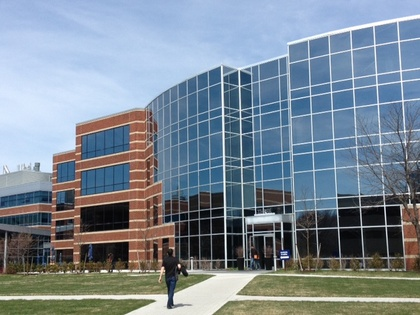
%> input picture תרגיל בית 3/building/building1.JPG, 420 x 315 px, shrunk from 640 x 480 before the run
$ octave hw3_2.m   (GNU Octave 9; MATLAB toolbox functions it lacks are replaced by stand-ins)
%> lines starting %> are read from the running program, lines starting %| are printed output that depends on the picture
### תרגיל בית 3/sift/sift.m
function [frames,descriptors,gss,dogss]=sift(I,varargin)
% SIFT Extract SIFT features
%   [FRAMES,DESCR]=SIFT(I) extracts the SIFT frames FRAMES and their
%   descriptors DESCR from the image I.
%
%   The image I must be gray-scale, of storage class DOUBLE and
%   ranging in [0,1].
%
%   FRAMES is a 4xK matrix storing one SIFT frame per column. Its
%   format is:
%
%     FRAMES(1:2,k)  center (X,Y) of the frame k,
%     FRAMES(3,k)    scale SIGMA of the frame k,
%     FRAMES(4,k)    orientation THETA of the frame k.
%
%   Note that the X,Y center coordinates are (0,0) based, contrary to
%   the standard MATLAB convention that uses (1,1) as the top-left
%   image coordiante. The plotting function PLOTSIFTFRAME() and
%   PLOTSIFTDESCRIPTOR() automatically shift the keypoints to the
%   default (1,1) reference.
%
%   DESCR is a DxK matrix stores one descriptor per columm (usually
%   D=128).
%
%   [FRAMES,DESCR,GSS,DOGSS]=SIFT(...) returns the Gaussian and
%   Difference of Gaussians scale spaces computed by the algorithm.
%
%   The function accepts the following option-value pairs:
%
%   Verbosity - Verbosity level [{0},1]
%     0 = quiet, 1 = print detailed progress report
%
%   BoundaryPoint - Remove frames on the image boundaries [0,{1}]
%     Remove points whose descriptor intersects the boundary.
%
%   NumOctaves - Number of octaves [1,2,...]
%     Number of octaves of the Gaussian scale space. By default it is
%     computed to cover all possible feature sizes.
%
%   FirstOctave - Index of the first octave [...,-1,{0},+1,...]
%     Setting the parameter to -1 has the effect of doubling the image
%     before computing the scale space.
%
%   NumLevels - [1,2,...]
%     Number of scale levels within each octave.
%
%   Sigma0 - Base smoothing [pixels]
%     Smoothing of the level 0 of octave 0 of the scale space. By
%     default it is set to be equivalent to the value 1.6 of [1].
%     Since however 1.6 is the smoothing of the level -1 and Simga0
%     of the level 0, the actual value is NOT 1.6.
%
%   SigmaN - Nominal smoothing [pixels, {0.5}]
%     Nominal smoothing of the input image.
%
%   Threshold - Strenght threshold [>= 0, {0.01}]
%     Maxima of the DOG scale space [1] below this threshold are
%     ignored. Smaller values accept more features.
%
%   EdgeThreshold - Localization threshold [>= 0, {10}]
%     Feature which have flattness score [1] above this threshold are
%     ignored. Bigger values accept more features.
%
%   Magnif - Descriptor window magnification
%     See SIFTDESCRIPTOR().
%
%   NumSpatialBins - Number of spatial bins [2,{4},6,...]
%     See SIFTDESCRIPTOR().
%
%   NumOrientbins - Number of orientation bins [1,2,...,{8},...]
%     See SIFTDESCRIPTOR().
%
%  REFERENCES
%  [1] D. G. Lowe, "Distinctive image features from scale-invariant
%      keypoints," IJCV, vol. 2, no. 60, pp. 91 110, 2004.
%
%   See also GAUSSIANSS(), DIFFSS(), PLOTSIFTFRAME(), PLOTSIFTDESCRIPTOR(),
%            SIFTDESCRIPTOR(), SIFTMATCH().
%

% AUTORIGHTS
% Copyright (c) 2006 The Regents of the University of California.
% All Rights Reserved.
%
% Created by Andrea Vedaldi
% UCLA Vision Lab - Department of Computer Science
%
% Permission to use, copy, modify, and distribute this software and its
% documentation for educational, research and non-profit purposes,
% without fee, and without a written agreement is hereby granted,
% provided that the above copyright notice, this paragraph and the
% following three paragraphs appear in all copies.
%
% This software program and documentation are copyrighted by The Regents
% of the University of California. The software program and
% documentation are supplied "as is", without any accompanying services
% from The Regents. The Regents does not warrant that the operation of
% the program will be uninterrupted or error-free. The end-user
% understands that the program was developed for research purposes and
% is advised not to rely exclusively on the program for any reason.
%
% This software embodies a method for which the following patent has
% been issued: "Method and apparatus for identifying scale invariant
% features in an image and use of same for locating an object in an
% image," David G. Lowe, US Patent 6,711,293 (March 23,
% 2004). Provisional application filed March 8, 1999. Asignee: The
% University of British Columbia.
%
% IN NO EVENT SHALL THE UNIVERSITY OF CALIFORNIA BE LIABLE TO ANY PARTY
% FOR DIRECT, INDIRECT, SPECIAL, INCIDENTAL, OR CONSEQUENTIAL DAMAGES,
% INCLUDING LOST PROFITS, ARISING OUT OF THE USE OF THIS SOFTWARE AND
% ITS DOCUMENTATION, EVEN IF THE UNIVERSITY OF CALIFORNIA HAS BEEN
% ADVISED OF THE POSSIBILITY OF SUCH DAMAGE. THE UNIVERSITY OF
% CALIFORNIA SPECIFICALLY DISCLAIMS ANY WARRANTIES, INCLUDING, BUT NOT
% LIMITED TO, THE IMPLIED WARRANTIES OF MERCHANTABILITY AND FITNESS FOR
% A PARTICULAR PURPOSE. THE SOFTWARE PROVIDED HEREUNDER IS ON AN "AS IS"
% BASIS, AND THE UNIVERSITY OF CALIFORNIA HAS NO OBLIGATIONS TO PROVIDE
% MAINTENANCE, SUPPORT, UPDATES, ENHANCEMENTS, OR MODIFICATIONS.

% --------------------------------------------------------------------
%                                                  Check the arguments
% --------------------------------------------------------------------
if(nargin < 1)
  error('At least one argument is required.') ;
end

[M,N,C] = size(I) ;

% Lowe's equivalents choices
S      =  3 ;
omin   = -1 ;
O      = floor(log2(min(M,N)))-omin-3 ; % up to 8x8 images
sigma0 = 1.6*2^(1/S) ;                  % smooth lev. -1 at 1.6
sigman = 0.5 ;
thresh = 0.04 / S / 2 ;
r      = 10 ;
NBP    = 4 ;
NBO    = 8 ;
magnif = 3.0 ;

% Parese input
compute_descriptor = 0 ;
discard_boundary_points = 1 ;
verb = 0 ;

for k=1:2:length(varargin)
  switch lower(varargin{k})

    case 'numoctaves'
      O = varargin{k+1} ;

    case 'firstoctave'
      omin = varargin{k+1} ;

    case 'numlevels'
      S = varargin{k+1} ;

    case 'sigma0'
      sigma0 = varargin{k+1} ;

    case 'sigman'
      sigmaN = varargin{k+1} ;

    case 'threshold'
      thresh = varargin{k+1} ;

    case 'edgethreshold'
      r = varargin{k+1} ;

    case 'boundarypoint'
     discard_boundary_points = varargin{k+1} ;

    case 'numspatialbins'
      NBP = varargin{k+1} ;

    case 'numorientbins'
      NBO = varargin{k+1} ;

    case 'magnif'
      magnif = varargin{k+1} ;

    case 'verbosity'
     verb = varargin{k+1} ;

    otherwise
      error(['Unknown parameter ''' varargin{k} '''.']) ;
  end
end

% Arguments sanity check
if C > 1
  error('I should be a grayscale image') ;
end

frames      = [] ;
descriptors = [] ;

% --------------------------------------------------------------------
%                                         SIFT Detector and Descriptor
% --------------------------------------------------------------------

% Compute scale spaces
if verb>0, fprintf('SIFT: computing scale space...') ; tic ; end

gss = gaussianss(I,sigman,O,S,omin,-1,S+1,sigma0) ;

if verb>0, fprintf('(%.3f s gss; ',toc) ; tic ; end

dogss = diffss(gss) ;

if verb > 0, fprintf('%.3f s dogss) done\n',toc) ; end
if verb > 0
  fprintf('SIFT scale space parameters [PropertyName in brackets]\n');
  fprintf('  sigman [SigmaN]        : %f\n', sigman) ;
  fprintf('  sigma0 [Sigma0]        : %f\n', dogss.sigma0) ;
  fprintf('       O [NumOctaves]    : %d\n', dogss.O) ;
  fprintf('       S [NumLevels]     : %d\n', dogss.S) ;
  fprintf('    omin [FirstOctave]   : %d\n', dogss.omin) ;
  fprintf('    smin                 : %d\n', dogss.smin) ;
  fprintf('    smax                 : %d\n', dogss.smax) ;
  fprintf('SIFT detector parameters\n')
  fprintf('  thersh [Threshold]     : %e\n', thresh) ;
  fprintf('       r [EdgeThreshold] : %.3f\n', r) ;
  fprintf('SIFT descriptor parameters\n')
  fprintf('  magnif [Magnif]        : %.3f\n', magnif) ;
  fprintf('     NBP [NumSpatialBins]: %d\n', NBP) ;
  fprintf('     NBO [NumOrientBins] : %d\n', NBO) ;
end

for o=1:gss.O
  if verb > 0
    fprintf('SIFT: processing octave %d\n', o-1+omin) ;
                tic ;
  end

  % Local maxima of the DOG octave
  % The 80% tricks discards early very weak points before refinement.
  idx = siftlocalmax(  dogss.octave{o}, 0.8*thresh  ) ;
  idx = [idx , siftlocalmax( - dogss.octave{o}, 0.8*thresh)] ;

  K=length(idx) ;
  [i,j,s] = ind2sub( size( dogss.octave{o} ), idx ) ;
  y=i-1 ;
  x=j-1 ;
  s=s-1+dogss.smin ;
  oframes = [x(:)';y(:)';s(:)'] ;

  if verb > 0
    fprintf('SIFT: %d initial points (%.3f s)\n', ...
      size(oframes, 2), toc) ;
    tic ;
  end

  % Remove points too close to the boundary
  if discard_boundary_points
    % radius = maginf * sigma * NBP / 2
    % sigma = sigma0 * 2^s/S

    rad = magnif * gss.sigma0 * 2.^(oframes(3,:)/gss.S) * NBP / 2 ;
    sel=find(...
      oframes(1,:)-rad >= 1                     & ...
      oframes(1,:)+rad <= size(gss.octave{o},2) & ...
      oframes(2,:)-rad >= 1                     & ...
      oframes(2,:)+rad <= size(gss.octave{o},1)     ) ;
    oframes=oframes(:,sel) ;

    if verb > 0
      fprintf('SIFT: %d away from boundary\n', size(oframes,2)) ;
      tic ;
    end
  end

  % Refine the location, threshold strength and remove points on edges
  oframes = siftrefinemx(...
    oframes, ...
    dogss.octave{o}, ...
    dogss.smin, ...
    thresh, ...
    r) ;

  if verb > 0
    fprintf('SIFT: %d refined (%.3f s)\n', ...
            size(oframes,2),toc) ;
    tic ;
  end

  % Compute the oritentations
  oframes = siftormx(...
    oframes, ...
    gss.octave{o}, ...
    gss.S, ...
    gss.smin, ...
    gss.sigma0 ) ;

  % Store frames
  x     = 2^(o-1+gss.omin) * oframes(1,:) ;
  y     = 2^(o-1+gss.omin) * oframes(2,:) ;
  sigma = 2^(o-1+gss.omin) * gss.sigma0 * 2.^(oframes(3,:)/gss.S) ;
  frames = [frames, [x(:)' ; y(:)' ; sigma(:)' ; oframes(4,:)] ] ;


  % Descriptors
  if nargout > 1
    if verb > 0
      fprintf('SIFT: computing descriptors...') ;
      tic ;
    end

    sh = siftdescriptor(...
      gss.octave{o}, ...
      oframes, ...
      gss.sigma0, ...
      gss.S, ...
      gss.smin, ...
      'Magnif', magnif, ...
      'NumSpatialBins', NBP, ...
      'NumOrientBins', NBO) ;

    descriptors = [descriptors, sh] ;

    if verb > 0, fprintf('done (%.3f s)\n',toc) ; end
  end
end

### תרגיל בית 3/sift/gaussianss.m
function SS = gaussianss(I,sigman,O,S,omin,smin,smax,sigma0)
% GAUSSIANSS
%   SS = GAUSSIANSS(I,SIGMAN,O,S,OMIN,SMIN,SMAX,SIGMA0) returns the
%   Gaussian scale space of image I. Image I is assumed to be
%   pre-smoothed at level SIGMAN. O,S,OMIN,SMIN,SMAX,SIGMA0 are the
%   parameters of the scale space as explained in PDF:SIFT.USER.SS.
%
%   See also DIFFSS(), PDF:SIFT.USER.SS.

% History
%  4-15-2006  Fixed some comments

% AUTORIGHTS
% Copyright (c) 2006 The Regents of the University of California.
% All Rights Reserved.
%
% Created by Andrea Vedaldi
% UCLA Vision Lab - Department of Computer Science
%
% Permission to use, copy, modify, and distribute this software and its
% documentation for educational, research and non-profit purposes,
% without fee, and without a written agreement is hereby granted,
% provided that the above copyright notice, this paragraph and the
% following three paragraphs appear in all copies.
%
% This software program and documentation are copyrighted by The Regents
% of the University of California. The software program and
% documentation are supplied "as is", without any accompanying services
% from The Regents. The Regents does not warrant that the operation of
% the program will be uninterrupted or error-free. The end-user
% understands that the program was developed for research purposes and
% is advised not to rely exclusively on the program for any reason.
%
% This software embodies a method for which the following patent has
% been issued: "Method and apparatus for identifying scale invariant
% features in an image and use of same for locating an object in an
% image," David G. Lowe, US Patent 6,711,293 (March 23,
% 2004). Provisional application filed March 8, 1999. Asignee: The
% University of British Columbia.
%
% IN NO EVENT SHALL THE UNIVERSITY OF CALIFORNIA BE LIABLE TO ANY PARTY
% FOR DIRECT, INDIRECT, SPECIAL, INCIDENTAL, OR CONSEQUENTIAL DAMAGES,
% INCLUDING LOST PROFITS, ARISING OUT OF THE USE OF THIS SOFTWARE AND
% ITS DOCUMENTATION, EVEN IF THE UNIVERSITY OF CALIFORNIA HAS BEEN
% ADVISED OF THE POSSIBILITY OF SUCH DAMAGE. THE UNIVERSITY OF
% CALIFORNIA SPECIFICALLY DISCLAIMS ANY WARRANTIES, INCLUDING, BUT NOT
% LIMITED TO, THE IMPLIED WARRANTIES OF MERCHANTABILITY AND FITNESS FOR
% A PARTICULAR PURPOSE. THE SOFTWARE PROVIDED HEREUNDER IS ON AN "AS IS"
% BASIS, AND THE UNIVERSITY OF CALIFORNIA HAS NO OBLIGATIONS TO PROVIDE
% MAINTENANCE, SUPPORT, UPDATES, ENHANCEMENTS, OR MODIFICATIONS.

% --------------------------------------------------------------------
%                                                  Check the arguments
% --------------------------------------------------------------------
if(nargin < 6)
  error('Six arguments are required.') ;
end

if(~isreal(I) || ndims(I) > 2)
  error('I must be a real two dimensional matrix') ;
end

if(smin >= smax)
  error('smin must be greather or equal to smax') ;
end

% --------------------------------------------------------------------
%                                                           Do the job
% --------------------------------------------------------------------

% Scale multiplicative step
k = 2^(1/S) ;

% Lowe's convention: the scale (o,s)=(0,-1) has standard deviation
% 1.6 (was it variance?)
if(nargin < 7)
  sigma0 = 1.6 * k ;
end

dsigma0 = sigma0 * sqrt(1 - 1/k^2) ; % Scale step factor
sigman  = 0.5 ;                      % Nominal smoothing of the image

% Scale space structure
SS.O          = O ;
SS.S          = S ;
SS.sigma0     = sigma0 ;
SS.omin       = omin ;
SS.smin       = smin ;
SS.smax       = smax ;

% If mino < 0, multiply the size of the image.
% (The rest of the code is consistent with this.)
if omin < 0
  for o=1:-omin
    I = doubleSize(I) ;
  end
elseif omin > 0
  for o=1:omin
    I = halveSize(I) ;
  end
end

[M,N] = size(I) ;

% Index offset
so = -smin+1 ;

% --------------------------------------------------------------------
%                                                         First octave
% --------------------------------------------------------------------
%
% The first level of the first octave has scale index (o,s) =
% (omin,smin) and scale coordinate
%
%    sigma(omin,smin) = sigma0 2^omin k^smin
%
% The input image I is at nominal scale sigman. Thus in order to get
% the first level of the pyramid we need to apply a smoothing of
%
%   sqrt( (sigma0 2^omin k^smin)^2 - sigman^2 ).
%
% As we have pre-scaled the image omin octaves (up or down,
% depending on the sign of omin), we need to correct this value
% by dividing by 2^omin, getting
%e
%   sqrt( (sigma0 k^smin)^2 - (sigman/2^omin)^2 )
%

if(sigma0 * 2^omin * k^smin < sigman)
  warning('The nominal smoothing exceeds the lowest level of the scale space.') ;
end

SS.octave{1} = zeros(M,N,smax-smin+1) ;
SS.octave{1}(:,:,1)  = imsmooth(I, ...
  sqrt((sigma0*k^smin)^2  - (sigman/2^omin)^2)) ;

for s=smin+1:smax
  % Here we go from (omin,s-1) to (omin,s). The extra smoothing
  % standard deviation is
  %
  %  (sigma0 2^omin 2^(s/S) )^2 - (simga0 2^omin 2^(s/S-1/S) )^2
  %
  % Aftred dividing by 2^omin (to take into account the fact
  % that the image has been pre-scaled omin octaves), the
  % standard deviation of the smoothing kernel is
  %
  %   dsigma = sigma0 k^s sqrt(1-1/k^2)
  %
  dsigma = k^s * dsigma0 ;
  SS.octave{1}(:,:,s +so) = ...
    imsmooth(squeeze(...
    SS.octave{1}(:,:,s-1 +so)...
    ), dsigma )  ;
end


% --------------------------------------------------------------------
%                                                        Other octaves
% --------------------------------------------------------------------

for o=2:O
  % We need to initialize the first level of octave (o,smin) from
  % the closest possible level of the previous octave. A level (o,s)
  % in this octave corrsponds to the level (o-1,s+S) in the previous
  % octave. In particular, the level (o,smin) correspnds to
  % (o-1,smin+S). However (o-1,smin+S) might not be among the levels
  % (o-1,smin), ..., (o-1,smax) that we have previously computed.
  % The closest pick is
  %
  %                       /  smin+S    if smin+S <= smax
  % (o-1,sbest) , sbest = |
  %                       \  smax      if smin+S > smax
  %
  % The amount of extra smoothing we need to apply is then given by
  %
  %  ( sigma0 2^o 2^(smin/S) )^2 - ( sigma0 2^o 2^(sbest/S - 1) )^2
  %
  % As usual, we divide by 2^o to cancel out the effect of the
  % downsampling and we get
  %
  %  ( sigma 0 k^smin )^2 - ( sigma0 2^o k^(sbest - S) )^2
  %
  sbest = min(smin + S, smax) ;
  TMP = halveSize(squeeze(SS.octave{o-1}(:,:,sbest+so))) ;
  target_sigma = sigma0 * k^smin ;
    prev_sigma = sigma0 * k^(sbest - S) ;

  if(target_sigma > prev_sigma)
          TMP = imsmooth(TMP, sqrt(target_sigma^2 - prev_sigma^2) ) ;
  end
  [M,N] = size(TMP) ;

  SS.octave{o} = zeros(M,N,smax-smin+1) ;
  SS.octave{o}(:,:,1) = TMP ;

  for s=smin+1:smax
    % The other levels are determined as above for the first octave.
    dsigma = k^s * dsigma0 ;
    SS.octave{o}(:,:,s +so) = ...
      imsmooth(squeeze(...
      SS.octave{o}(:,:,s-1 +so)...
      ), dsigma)  ;
  end

end

% -------------------------------------------------------------------------
%                                                       Auxiliary functions
% -------------------------------------------------------------------------
function J = doubleSize(I)
[M,N]=size(I) ;
J = zeros(2*M,2*N) ;
J(1:2:end,1:2:end) = I ;
J(2:2:end-1,2:2:end-1) = ...
  0.25*I(1:end-1,1:end-1) + ...
  0.25*I(2:end,1:end-1) + ...
  0.25*I(1:end-1,2:end) + ...
  0.25*I(2:end,2:end) ;
J(2:2:end-1,1:2:end) = ...
  0.5*I(1:end-1,:) + ...
    0.5*I(2:end,:) ;
J(1:2:end,2:2:end-1) = ...
  0.5*I(:,1:end-1) + ...
    0.5*I(:,2:end) ;

function J = halveSize(I)
J=I(1:2:end,1:2:end) ;
% [5 lines of commented-out code are left out]

### תרגיל בית 3/sift/diffss.m
function dss = diffss(ss)
% DIFFSS  Difference of scale space
%   DSS=DIFFSS(SS) returns a scale space DSS obtained by subtracting
%   consecutive levels of the scale space SS.
%
%   In SIFT, this function is used to compute the difference of
%   Gaussian scale space from the Gaussian scale space of an image.
%
%   See also GAUSSIANSS(), PDF:SIFT.USER.SS.

% AUTORIGHTS
% Copyright (c) 2006 The Regents of the University of California.
% All Rights Reserved.
%
% Created by Andrea Vedaldi
% UCLA Vision Lab - Department of Computer Science
%
% Permission to use, copy, modify, and distribute this software and its
% documentation for educational, research and non-profit purposes,
% without fee, and without a written agreement is hereby granted,
% provided that the above copyright notice, this paragraph and the
% following three paragraphs appear in all copies.
%
% This software program and documentation are copyrighted by The Regents
% of the University of California. The software program and
% documentation are supplied "as is", without any accompanying services
% from The Regents. The Regents does not warrant that the operation of
% the program will be uninterrupted or error-free. The end-user
% understands that the program was developed for research purposes and
% is advised not to rely exclusively on the program for any reason.
%
% This software embodies a method for which the following patent has
% been issued: "Method and apparatus for identifying scale invariant
% features in an image and use of same for locating an object in an
% image," David G. Lowe, US Patent 6,711,293 (March 23,
% 2004). Provisional application filed March 8, 1999. Asignee: The
% University of British Columbia.
%
% IN NO EVENT SHALL THE UNIVERSITY OF CALIFORNIA BE LIABLE TO ANY PARTY
% FOR DIRECT, INDIRECT, SPECIAL, INCIDENTAL, OR CONSEQUENTIAL DAMAGES,
% INCLUDING LOST PROFITS, ARISING OUT OF THE USE OF THIS SOFTWARE AND
% ITS DOCUMENTATION, EVEN IF THE UNIVERSITY OF CALIFORNIA HAS BEEN
% ADVISED OF THE POSSIBILITY OF SUCH DAMAGE. THE UNIVERSITY OF
% CALIFORNIA SPECIFICALLY DISCLAIMS ANY WARRANTIES, INCLUDING, BUT NOT
% LIMITED TO, THE IMPLIED WARRANTIES OF MERCHANTABILITY AND FITNESS FOR
% A PARTICULAR PURPOSE. THE SOFTWARE PROVIDED HEREUNDER IS ON AN "AS IS"
% BASIS, AND THE UNIVERSITY OF CALIFORNIA HAS NO OBLIGATIONS TO PROVIDE
% MAINTENANCE, SUPPORT, UPDATES, ENHANCEMENTS, OR MODIFICATIONS.

dss.smin = ss.smin ;
dss.smax = ss.smax-1 ;
dss.omin = ss.omin ;
dss.O = ss.O ;
dss.S = ss.S ;
dss.sigma0 = ss.sigma0 ;

for o=1:dss.O
  % Can be done at once, but it turns out to be faster
  % this way
  [M,N,S] = size(ss.octave{o}) ;
  dss.octave{o} = zeros(M,N,S-1) ;
  for s=1:S-1
    dss.octave{o}(:,:,s) = ...
        ss.octave{o}(:,:,s+1) - ss.octave{o}(:,:,s) ;
  end
end

### תרגיל בית 3/hw3_2.m
close all;
clear;
clc;


%% Question 2

%% Part 1
% I padded the images before running everything in order to warped them
% later with more ease
building1 = padarray(im2double(imread("building\building1.JPG")), [200,200,0]);
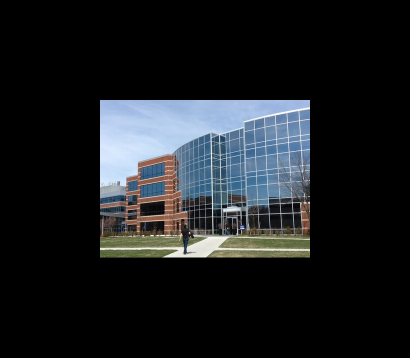
%> building1: size 715x820x3 double (shown at 1/2 size); mean R, G, B 0.109, 0.12, 0.131
building2 = padarray(im2double(imread("building\building2.JPG")), [200,200,0]);
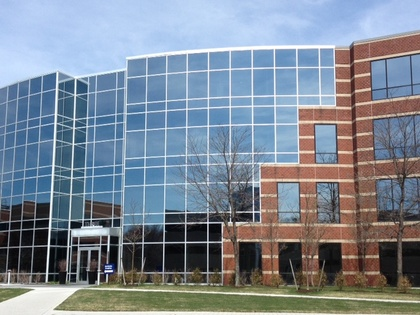
%> input picture תרגיל בית 3/building/building2.JPG, 420 x 315 px, shrunk from 640 x 480 before the run
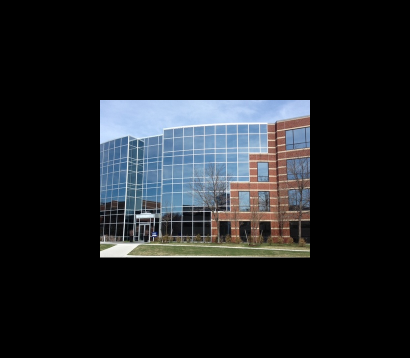
%> building2: size 715x820x3 double (shown at 1/2 size); mean R, G, B 0.11, 0.12, 0.131

figure();
subplot(1,2,1);
imshow(building1, []);
title("Image 1");

subplot(1,2,2);
imshow(building2, []);
title("Image 2");


%% Part 2
addpath('sift');

building1_gray = rgb2gray(building1);
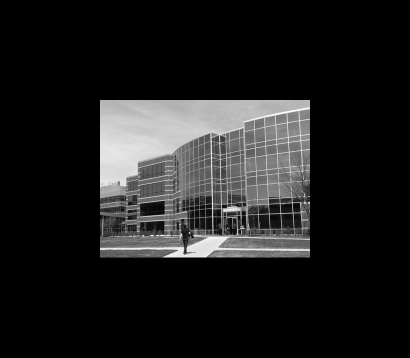
%> building1_gray: size 715x820 double (shown at 1/2 size); min 0, max 1, mean 0.118
building2_gray = rgb2gray(building2);
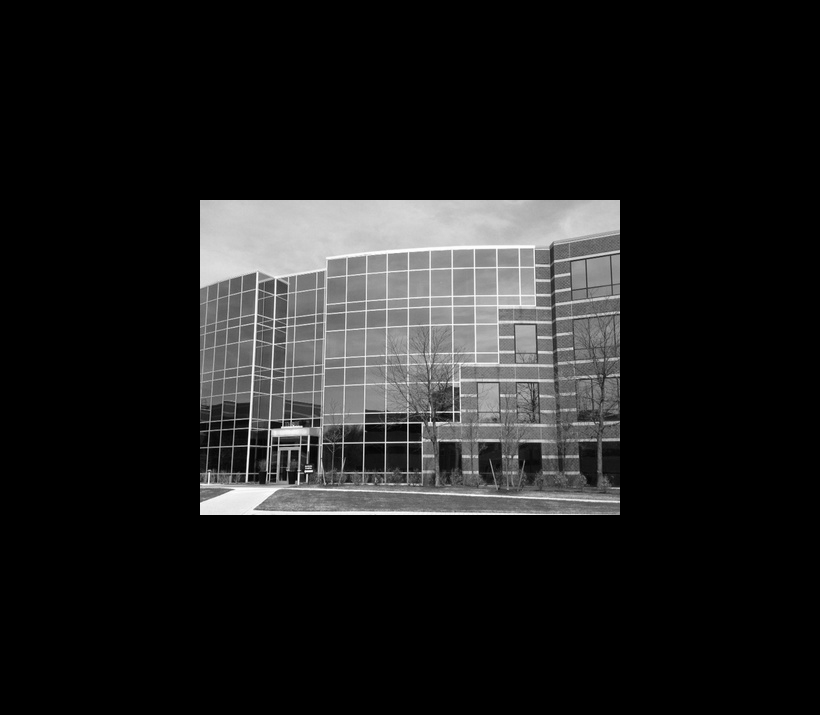
%> building2_gray: size 715x820 double; min 0, max 1, mean 0.118; mean of the top-left, top-right, bottom-left and bottom-right quarters 0.145, 0.141, 0.095, 0.0923

[frames1,descr1] = sift(building1_gray);
%> (the rest of the program and of its run is left out)
